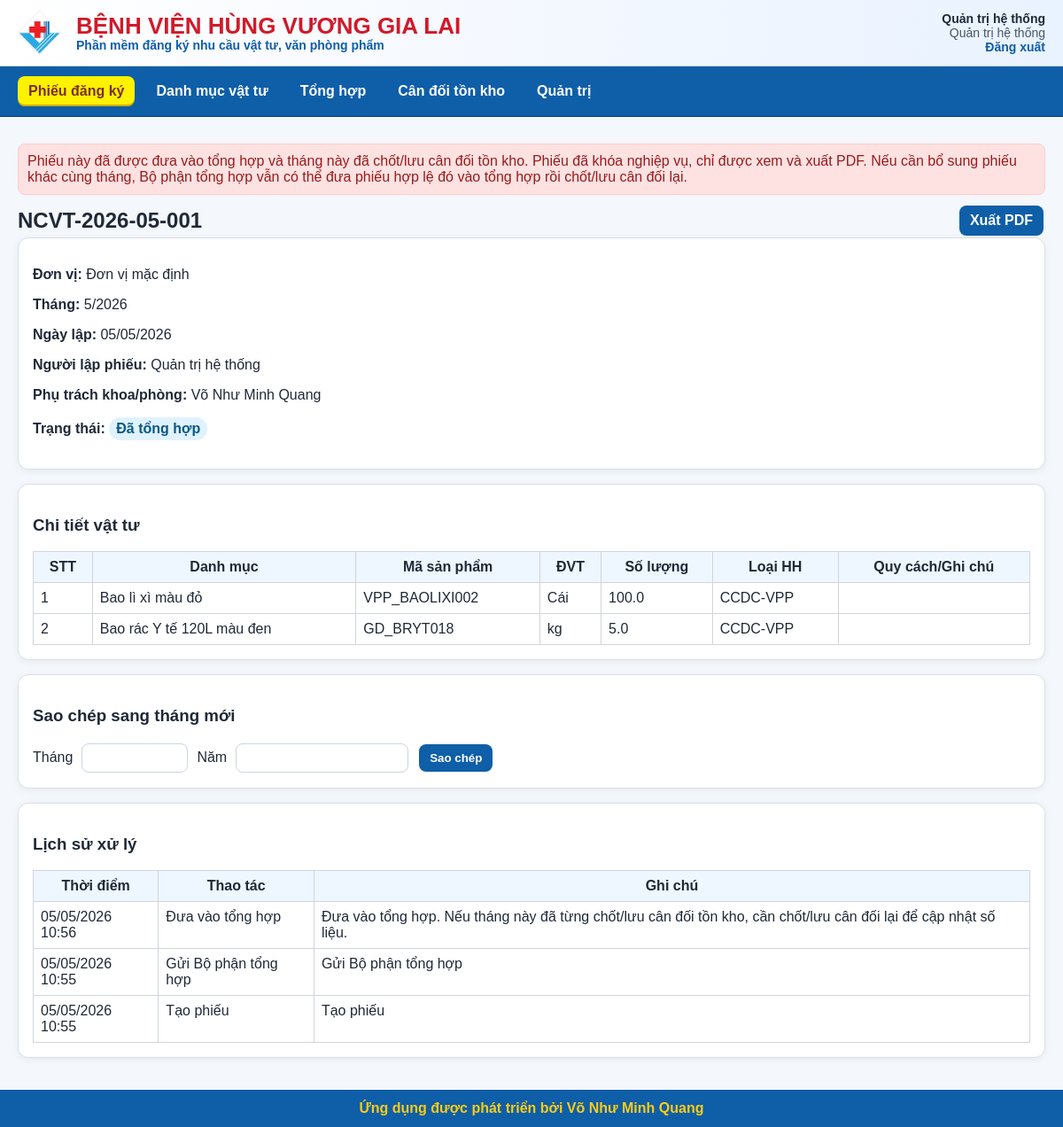
Page /requests/1 (signed in) on the committed database.
### app/models.py (models this page shows)
class User(Base):
    __tablename__ = "users"
    id: Mapped[int] = mapped_column(Integer, primary_key=True)
    username: Mapped[str] = mapped_column(String(80), unique=True, nullable=False, index=True)
    full_name: Mapped[str] = mapped_column(String(255), nullable=False)
    password_hash: Mapped[str] = mapped_column(String(255), nullable=False)
    role: Mapped[str] = mapped_column(String(50), default=ROLE_INPUTTER)
    unit_id: Mapped[int | None] = mapped_column(ForeignKey("units.id"), nullable=True)
    is_approved: Mapped[bool] = mapped_column(Boolean, default=False)
    is_active: Mapped[bool] = mapped_column(Boolean, default=True)
    created_at: Mapped[datetime] = mapped_column(DateTime, default=vietnam_now)
    unit = relationship("Unit", back_populates="users")

class DemandRequest(Base):
    __tablename__ = "demand_requests"
    __table_args__ = (
        UniqueConstraint("unit_id", "month", "year", "is_cancelled", name="uq_request_unit_month_year_active"),
    )
    id: Mapped[int] = mapped_column(Integer, primary_key=True)
    request_no: Mapped[str] = mapped_column(String(80), unique=True, nullable=False)
    unit_id: Mapped[int] = mapped_column(ForeignKey("units.id"), nullable=False)
    month: Mapped[int] = mapped_column(Integer, nullable=False)
    year: Mapped[int] = mapped_column(Integer, nullable=False)
    request_date: Mapped[date] = mapped_column(Date, default=date.today)
    title: Mapped[str] = mapped_column(String(500), default="PHIẾU ĐĂNG KÝ NHU CẦU VẬT TƯ")
    input_person_name: Mapped[str] = mapped_column(String(255), nullable=False)
    unit_head_name: Mapped[str | None] = mapped_column(String(255), nullable=True)
    status: Mapped[str] = mapped_column(String(50), default=STATUS_DRAFT, index=True)
    note: Mapped[str | None] = mapped_column(Text, nullable=True)
    return_reason: Mapped[str | None] = mapped_column(Text, nullable=True)
    edit_unlock_reason: Mapped[str | None] = mapped_column(Text, nullable=True)
    is_cancelled: Mapped[bool] = mapped_column(Boolean, default=False)
    created_by: Mapped[int | None] = mapped_column(ForeignKey("users.id"), nullable=True)
    submitted_to_unit_head_at: Mapped[datetime | None] = mapped_column(DateTime, nullable=True)
    unit_approved_by: Mapped[int | None] = mapped_column(ForeignKey("users.id"), nullable=True)
    unit_approved_at: Mapped[datetime | None] = mapped_column(DateTime, nullable=True)
    sent_to_summary_at: Mapped[datetime | None] = mapped_column(DateTime, nullable=True)
    summarized_by: Mapped[int | None] = mapped_column(ForeignKey("users.id"), nullable=True)
    summarized_at: Mapped[datetime | None] = mapped_column(DateTime, nullable=True)
    closed_by: Mapped[int | None] = mapped_column(ForeignKey("users.id"), nullable=True)
    closed_at: Mapped[datetime | None] = mapped_column(DateTime, nullable=True)
    created_at: Mapped[datetime] = mapped_column(DateTime, default=vietnam_now)
    updated_at: Mapped[datetime] = mapped_column(DateTime, default=vietnam_now)
    unit = relationship("Unit", back_populates="requests")
    items = relationship(
        "DemandRequestItem",
        back_populates="request",
        cascade="all, delete-orphan",
        order_by="DemandRequestItem.sort_order",
    )

class Unit(Base):
    __tablename__ = "units"
    id: Mapped[int] = mapped_column(Integer, primary_key=True)
    name: Mapped[str] = mapped_column(String(255), unique=True, nullable=False)
    default_unit_head_name: Mapped[str | None] = mapped_column(String(255), nullable=True)
    is_active: Mapped[bool] = mapped_column(Boolean, default=True)
    created_at: Mapped[datetime] = mapped_column(DateTime, default=vietnam_now)
    users = relationship("User", back_populates="unit")
    requests = relationship("DemandRequest", back_populates="unit")

class DemandRequestItem(Base):
    __tablename__ = "demand_request_items"
    id: Mapped[int] = mapped_column(Integer, primary_key=True)
    request_id: Mapped[int] = mapped_column(ForeignKey("demand_requests.id"), nullable=False)
    material_id: Mapped[int | None] = mapped_column(ForeignKey("materials.id"), nullable=True)
    material_code: Mapped[str | None] = mapped_column(String(100), nullable=True)
    material_name: Mapped[str] = mapped_column(String(255), nullable=False)
    unit: Mapped[str] = mapped_column(String(80), nullable=False)
    quantity: Mapped[float] = mapped_column(Float, nullable=False)
    category_name: Mapped[str] = mapped_column(String(255), nullable=False)
    specification: Mapped[str | None] = mapped_column(String(255), nullable=True)
    note: Mapped[str | None] = mapped_column(Text, nullable=True)
    is_new_material: Mapped[bool] = mapped_column(Boolean, default=False)
    sort_order: Mapped[int] = mapped_column(Integer, default=0)
    request = relationship("DemandRequest", back_populates="items")
    material = relationship("Material")

class DemandRequestLog(Base):
    __tablename__ = "demand_request_logs"
    id: Mapped[int] = mapped_column(Integer, primary_key=True)
    request_id: Mapped[int] = mapped_column(ForeignKey("demand_requests.id"), nullable=False)
    user_id: Mapped[int | None] = mapped_column(ForeignKey("users.id"), nullable=True)
    action: Mapped[str] = mapped_column(String(100), nullable=False)
    old_data: Mapped[str | None] = mapped_column(Text, nullable=True)
    new_data: Mapped[str | None] = mapped_column(Text, nullable=True)
    note: Mapped[str | None] = mapped_column(Text, nullable=True)
    created_at: Mapped[datetime] = mapped_column(DateTime, default=vietnam_now)

### app/routers/requests.py (the view)
@router.get("/{request_id}", response_class=HTMLResponse)
def request_detail(
    request_id: int,
    request: Request,
    db: Session = Depends(get_db),
    current_user: User = Depends(login_required),
):
    req = visible_request_query(db, current_user).filter(DemandRequest.id == request_id).first()
    if not req:
        return RedirectResponse("/requests", status_code=303)
    balance_locked = _is_balance_locked(db, req)
    logs = (
        db.query(DemandRequestLog)
        .filter(DemandRequestLog.request_id == request_id)
        .order_by(DemandRequestLog.created_at.desc())
        .all()
    )
    return templates.TemplateResponse(
        "request_detail.html",
        {
            "request": request,
            "current_user": current_user,
            "req": req,
            "logs": logs,
            "status_labels": STATUS_LABELS,
            "can_view_all": can_view_all(current_user),
            "action_labels": ACTION_LABELS,
            "balance_locked": balance_locked,
        },
    )

### app/templates/request_detail.html (shortened to what this page needs)
{% extends "base.html" %}
{% block content %}
{% if request.query_params.get('locked') == 'balance_return' %}
<div class="alert">Phiếu này đã được đưa vào tổng hợp và tháng này đã chốt/lưu cân đối tồn kho, không được trả phiếu về đơn vị sửa.</div>
{% elif request.query_params.get('locked') == 'balance_edit' %}
<div class="alert">Phiếu này đã được đưa vào tổng hợp và tháng này đã chốt/lưu cân đối tồn kho, không được sửa nội dung/số lượng phiếu.</div>
{% elif balance_locked %}
<div class="alert">Phiếu này đã được đưa vào tổng hợp và tháng này đã chốt/lưu cân đối tồn kho. Phiếu đã khóa nghiệp vụ, chỉ được xem và xuất PDF. Nếu cần bổ sung phiếu khác cùng tháng, Bộ phận tổng hợp vẫn có thể đưa phiếu hợp lệ đó vào tổng hợp rồi chốt/lưu cân đối lại.</div>
{% endif %}
<div class="page-title">
    <h2>{{ req.request_no }}</h2>
    <div>
        <a class="button" href="/requests/{{ req.id }}/pdf" target="_blank">Xuất PDF</a>
    </div>
</div>
<section class="card">
    <p><b>Đơn vị:</b> {{ req.unit.name }}</p>
    <p><b>Tháng:</b> {{ req.month }}/{{ req.year }}</p>
    <p><b>Ngày lập:</b> {{ req.request_date.strftime('%d/%m/%Y') }}</p>
    <p><b>Người lập phiếu:</b> {{ req.input_person_name }}</p>
    <p><b>Phụ trách khoa/phòng:</b> {{ req.unit_head_name or '' }}</p>
    <p><b>Trạng thái:</b> <span class="status">{{ status_labels.get(req.status, req.status) }}</span></p>
</section>
<section class="card">
    <h3>Chi tiết vật tư</h3>
    <div class="table-scroll">
        <table>
            <thead><tr><th>STT</th><th>Danh mục</th><th>Mã sản phẩm</th><th>ĐVT</th><th>Số lượng</th><th>Loại HH</th><th>Quy cách/Ghi chú</th></tr></thead>
            <tbody>
            {% for item in req.items %}
            <tr>
                <td>{{ loop.index }}</td>
                <td>{{ item.material_name }} {% if item.is_new_material %}<span class="badge">Ngoài danh mục</span>{% endif %}</td>
                <td>{{ item.material_code or 'Ngoài danh mục' }}</td>
                <td>{{ item.unit }}</td>
                <td>{{ item.quantity }}</td>
                <td>{{ item.category_name }}</td>
                <td>{{ item.specification or item.note or '' }}</td>
            </tr>
            {% endfor %}
            </tbody>
        </table>
    </div>
</section>
<section class="card">
    <h3>Sao chép sang tháng mới</h3>
    <form method="post" action="/requests/{{ req.id }}/copy-next" class="inline-form">
        <label>Tháng</label><input type="number" name="target_month" min="1" max="12" required>
        <label>Năm</label><input type="number" name="target_year" required>
        <button>Sao chép</button>
    </form>
</section>
<section class="card">
    <h3>Lịch sử xử lý</h3>
    <div class="table-scroll">
        <table>
            <thead><tr><th>Thời điểm</th><th>Thao tác</th><th>Ghi chú</th></tr></thead>
            <tbody>
            {% for log in logs %}
            <tr><td>{{ log.created_at.strftime('%d/%m/%Y %H:%M') if log.created_at else '' }}</td><td>{{ action_labels.get(log.action, log.action) }}</td><td>{{ log.note or '' }}</td></tr>
            {% endfor %}
            </tbody>
        </table>
    </div>
</section>
{% endblock %}

### app/templates/base.html (shortened to what this page needs)
<!doctype html>
<html lang="vi">
<head>
    <link rel="stylesheet" href="/static/style.css">
</head>
<body>
<div class="app-shell">
    <header class="brand-header">
        <div class="brand-left">
            <img src="/static/branding/logo.png" alt="Logo bệnh viện" class="brand-logo">
            <div>
                <div class="brand-title">BỆNH VIỆN HÙNG VƯƠNG GIA LAI</div>
                <div class="brand-subtitle">Phần mềm đăng ký nhu cầu vật tư, văn phòng phẩm</div>
            </div>
        </div>
        <div class="brand-user">
            {% if current_user %}
                <strong>{{ current_user.full_name }}</strong>
                <span class="role-label">{{ ROLE_LABELS.get(current_user.role, current_user.role) }}</span>
                <a href="/logout">Đăng xuất</a>
            {% endif %}
        </div>
    </header>
<nav class="nav">
    {% if current_user %}
        <a href="/requests"
           class="{% if request.url.path.startswith('/requests') %}active-tab{% endif %}">
            Phiếu đăng ký
        </a>
        <a href="/materials"
           class="{% if request.url.path.startswith('/materials') %}active-tab{% endif %}">
            Danh mục vật tư
        </a>
        {% if current_user.role in ['ADMIN','SUMMARY','APPROVER'] %}
            <a href="/summary?month={{ NAV_MONTH }}&year={{ NAV_YEAR }}"
               class="{% if request.url.path.startswith('/summary') %}active-tab{% endif %}">
                Tổng hợp
            </a>
            <a href="/inventory-balance?month={{ NAV_MONTH }}&year={{ NAV_YEAR }}"
               class="{% if request.url.path.startswith('/inventory-balance') %}active-tab{% endif %}">
                Cân đối tồn kho
            </a>
        {% endif %}
        {% if current_user.role == 'ADMIN' %}
            <a href="/admin/users"
               class="{% if request.url.path.startswith('/admin') %}active-tab{% endif %}">
                Quản trị
            </a>
        {% endif %}
    {% endif %}
</nav>
    <main id="main-content" class="container">
        {% block content %}{% endblock %}
    </main>
    <footer class="footer">
        <div class="footer-text">Ứng dụng được phát triển bởi Võ Như Minh Quang</div>
    </footer>
</div>
</body>
</html>

### app/static/style.css (style rules this page uses)
* { box-sizing: border-box; }
html, body { margin: 0; padding: 0; }
body { font-family: Arial, sans-serif; background: #f4f7fb; color: #1f2937; min-height: 100vh; }
a { color: #0f5ea8; text-decoration: none; }
.app-shell { min-height: 100vh; display: flex; flex-direction: column; }
.brand-header { background: linear-gradient(90deg, #ffffff 0%, #e9f2ff 100%); border-bottom: 1px solid #cbd5e1; padding: 10px 20px; display: flex; justify-content: space-between; align-items: center; gap: 12px; }
.brand-left { display: flex; align-items: center; gap: 12px; }
.brand-logo { width: 54px; height: 54px; object-fit: contain; }
.brand-title { font-size: 26px; font-weight: 700; color: #d11a2a; line-height: 1.1; }
.brand-subtitle { font-size: 14px; color: #0f5ea8; font-weight: 600; }
.brand-user { text-align: right; font-size: 14px; }
.brand-user .role-label { display: block; color: #475569; }
.brand-user a { font-weight: 700; }
.nav { background: #0f5ea8; padding: 11px 20px; border-bottom: 1px solid #0a3f72; display: flex; flex-wrap: wrap; gap: 12px; }
.nav a { color: #ffffff; font-weight: 700; }
.container { flex: 1; padding: 20px; max-width: 1400px; width: 100%; margin: 0 auto; }
.card { background: #ffffff; border: 1px solid #d8e0ea; border-radius: 12px; padding: 16px; margin-bottom: 16px; box-shadow: 0 2px 8px rgba(15, 23, 42, 0.06); }
.page-title { display: flex; justify-content: space-between; align-items: center; gap: 10px; flex-wrap: wrap; }
.page-title h2, .page-title h3 { margin: 0; }
table { width: 100%; border-collapse: collapse; background: #ffffff; }
th, td { border: 1px solid #d1d5db; padding: 8px; vertical-align: top; }
th { background: #eef6ff; text-align: center; }
input, select, textarea { width: 100%; padding: 8px; border: 1px solid #cbd5e1; border-radius: 8px; min-width: 120px; font-family: inherit; background: #ffffff; }
button, .button { display: inline-block; background: #0f5ea8; color: white; border: none; border-radius: 8px; padding: 8px 12px; cursor: pointer; margin: 2px; font-weight: 700; }
.inline-form { display: flex; gap: 10px; align-items: center; flex-wrap: wrap; }
.inline-form > * { width: auto; }
.status { background: #e0f2fe; color: #075985; padding: 4px 8px; border-radius: 999px; font-weight: bold; display: inline-block; }
.alert { background: #fee2e2; color: #991b1b; border: 1px solid #fecaca; border-radius: 8px; padding: 10px; margin: 10px 0; }
.footer { background: #0f5ea8; padding: 12px 20px; text-align: center; }
.footer-text { color: #facc15; font-weight: 700; }
.table-scroll { overflow-x: auto; }

### app/templates/base.html (style rules this page uses)
.nav a { padding: 8px 12px; border-radius: 8px; transition: background-color 0.15s ease, color 0.15s ease; }
.nav a.active-tab { background: #fff200; color: #7c2d12 !important; font-weight: 800; box-shadow: inset 0 -2px 0 rgba(124, 45, 18, 0.35); }

### rows in the picture
User: full_name "Quản trị hệ thống", get "Quản trị hệ thống"
DemandRequest: request_no "NCVT-2026-05-001", month "5", year "2026", request_date "05/05/2026", input_person_name "Quản trị hệ thống", unit_head_name "Võ Như Minh Quang", get "Đã tổng hợp"
Unit: unit.name "Đơn vị mặc định"
DemandRequestItem: material_name "Bao lì xì màu đỏ", material_code "VPP_BAOLIXI002", unit "Cái", quantity "100.0", category_name "CCDC-VPP"
DemandRequestItem: material_name "Bao rác Y tế 120L màu đen", material_code "GD_BRYT018", unit "kg", quantity "5.0", category_name "CCDC-VPP"
DemandRequestLog: created_at "05/05/2026 10:56", get "Đưa vào tổng hợp", note "Đưa vào tổng hợp. Nếu tháng này đã từng chốt/lưu cân đối tồn kho, cần chốt/lưu cân đối lại để cập nhật số liệu."
DemandRequestLog: created_at "05/05/2026 10:55", get "Gửi Bộ phận tổng hợp", note "Gửi Bộ phận tổng hợp"
DemandRequestLog: created_at "05/05/2026 10:55", get "Tạo phiếu", note "Tạo phiếu"
